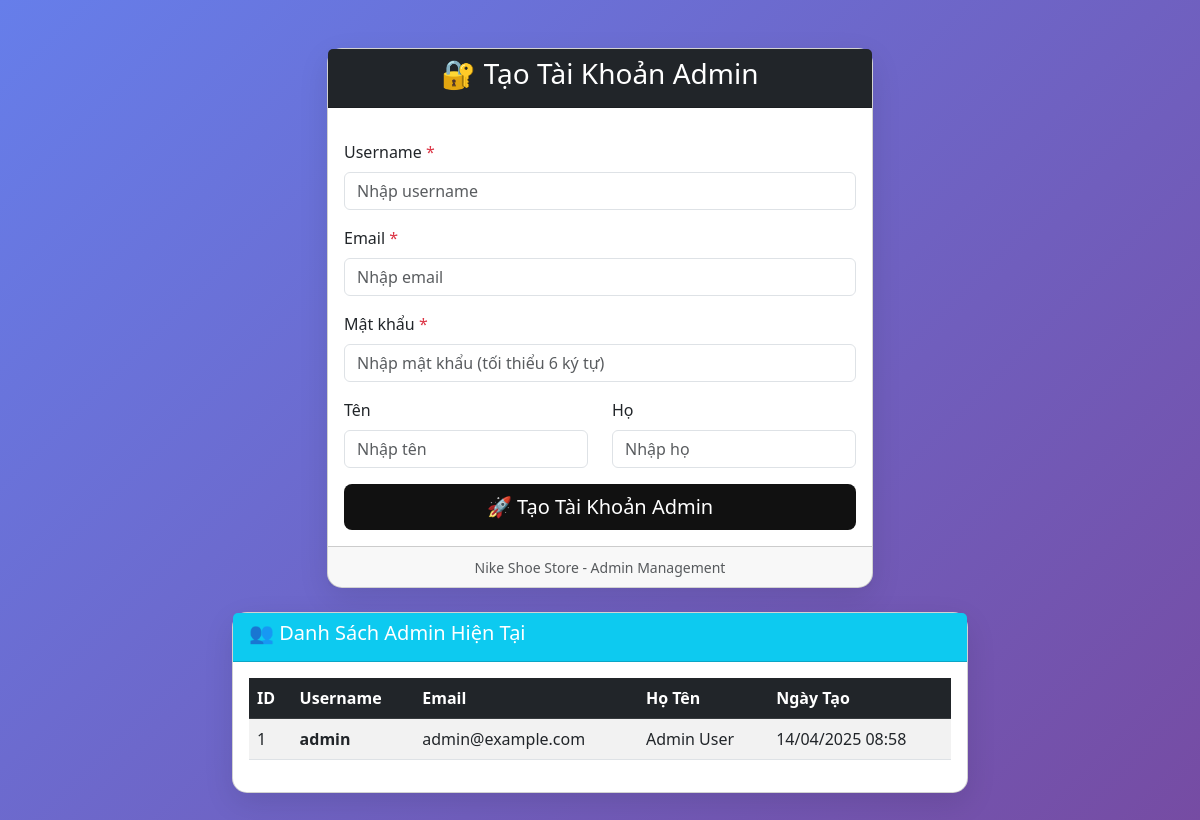
Page /admin/create_admin.php on the earlier database version.
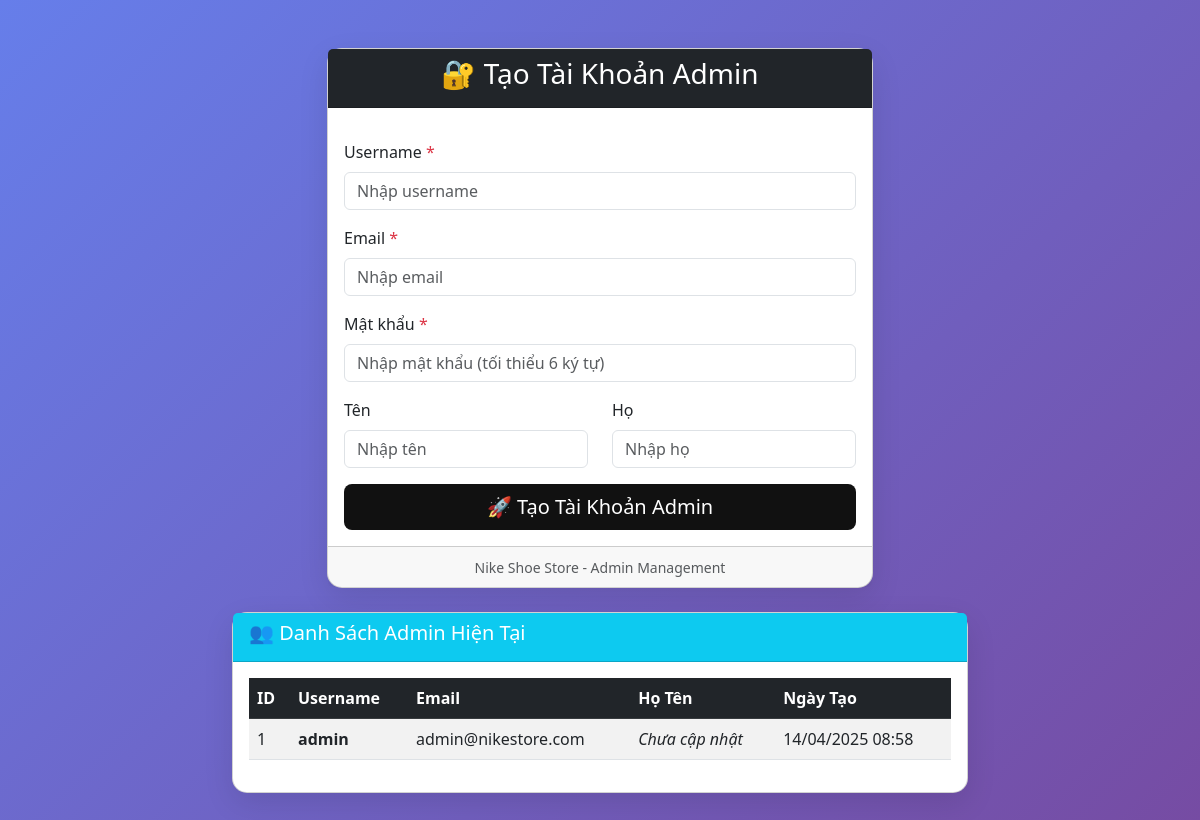
Same page on the later database version.
### tables this page shows
CREATE TABLE `users` (
  `id` int(11) NOT NULL AUTO_INCREMENT,
  `name` varchar(100) NOT NULL,
  `username` varchar(100) DEFAULT NULL,
  `first_name` varchar(100) DEFAULT NULL,
  `last_name` varchar(100) DEFAULT NULL,
  `email` varchar(100) NOT NULL,
  `password` varchar(255) NOT NULL,
  `role` enum('admin','customer') NOT NULL DEFAULT 'customer',
  `created_at` datetime DEFAULT CURRENT_TIMESTAMP,
  `updated_at` datetime DEFAULT NULL ON UPDATE CURRENT_TIMESTAMP,
  PRIMARY KEY (`id`),
  UNIQUE KEY `username` (`username`),
  UNIQUE KEY `email` (`email`)
);

### admin/create_admin.php (the view, shortened to what the changed rows need)
<?php
$host = 'localhost';
$dbname = 'shoe_store';
$username = 'root';
$password = '';
try {
    $pdo = new PDO("mysql:host=$host;dbname=$dbname;charset=utf8mb4", $username, $password);
    $pdo->setAttribute(PDO::ATTR_ERRMODE, PDO::ERRMODE_EXCEPTION);
    echo "<!DOCTYPE html>
    <html lang='vi'>
    <head>
        <meta charset='UTF-8'>
        <meta name='viewport' content='width=device-width, initial-scale=1.0'>
        <title>Tạo Tài Khoản Admin</title>
        <link href='https://cdn.jsdelivr.net/npm/bootstrap@5.3.0/dist/css/bootstrap.min.css' rel='stylesheet'>
        <style>
            body { background: linear-gradient(135deg, #667eea 0%, #764ba2 100%); min-height: 100vh; }
            .card { border-radius: 15px; box-shadow: 0 10px 30px rgba(0,0,0,0.1); }
            .btn-nike { background: #111; color: white; border: none; }
            .btn-nike:hover { background: #333; color: white; }
        </style>
    </head>
    <body>
        <div class='container mt-5'>
            <div class='row justify-content-center'>
                <div class='col-md-6'>
                    <div class='card'>
                        <div class='card-header bg-dark text-white text-center'>
                            <h3>🔐 Tạo Tài Khoản Admin</h3>
                        </div>
                        <div class='card-body'>";
    echo "
                        </div>
                        <div class='card-footer text-center text-muted'>
                            <small>Nike Shoe Store - Admin Management</small>
                        </div>
                    </div>
                </div>
            </div>
        </div>
        <div class='container mt-4'>
            <div class='row justify-content-center'>
                <div class='col-md-8'>
                    <div class='card'>
                        <div class='card-header bg-info text-white'>
                            <h5>👥 Danh Sách Admin Hiện Tại</h5>
                        </div>
                        <div class='card-body'>
                            <div class='table-responsive'>";
    $admin_stmt = $pdo->prepare("SELECT id, username, email, first_name, last_name, created_at FROM users WHERE role = 'admin' ORDER BY created_at DESC");
    $admin_stmt->execute();
    $admins = $admin_stmt->fetchAll(PDO::FETCH_ASSOC);
    if (count($admins) > 0) {
        echo "<table class='table table-striped'>
            <thead class='table-dark'>
                <tr>
                    <th>ID</th>
                    <th>Username</th>
                    <th>Email</th>
                    <th>Họ Tên</th>
                    <th>Ngày Tạo</th>
                </tr>
            </thead>
            <tbody>";
        foreach ($admins as $admin) {
            $full_name = trim($admin['first_name'] . ' ' . $admin['last_name']);
            echo "<tr>
                <td>{$admin['id']}</td>
                <td><strong>{$admin['username']}</strong></td>
                <td>{$admin['email']}</td>
                <td>" . ($full_name ?: '<em>Chưa cập nhật</em>') . "</td>
                <td>" . date('d/m/Y H:i', strtotime($admin['created_at'])) . "</td>
            </tr>";
        }
        echo "</tbody></table>";
    } else {
        echo "<div class='alert alert-warning text-center'>
            <i class='fas fa-exclamation-triangle'></i> Chưa có tài khoản admin nào!
        </div>";
    }
    echo "
                            </div>
                        </div>
                    </div>
                </div>
            </div>
        </div>
        <script src='https://cdn.jsdelivr.net/npm/bootstrap@5.3.0/dist/js/bootstrap.bundle.min.js'></script>
    </body>
    </html>";
} catch (PDOException $e) {
    echo "<!DOCTYPE html>
    <html>
    <head>
        <meta charset='UTF-8'>
        <title>Lỗi Database</title>
        <link href='https://cdn.jsdelivr.net/npm/bootstrap@5.3.0/dist/css/bootstrap.min.css' rel='stylesheet'>
    </head>
    <body class='bg-light'>
        <div class='container mt-5'>
            <div class='alert alert-danger'>
                <h4>❌ Lỗi kết nối database!</h4>
                <p><strong>Chi tiết lỗi:</strong> " . $e->getMessage() . "</p>
                <hr>
                <p><strong>Hướng dẫn khắc phục:</strong></p>
                <ol>
                    <li>Đảm bảo XAMPP đã được khởi động</li>
                    <li>Kiểm tra MySQL service đang chạy</li>
                    <li>Xác nhận database name: <code>shoe_store</code> hoặc <code>nike_shoe_store</code></li>
                    <li>Import file <code>database.sql</code> nếu chưa có database</li>
                </ol>
            </div>
        </div>
    </body>
    </html>";
}
?>

Differences in the rows shown:
changed users "admin": email "admin@example.com" → "admin@nikestore.com"; first_name "Admin" → empty (drawn); first_name+last_name "Admin User" → "Chưa cập nhật"
